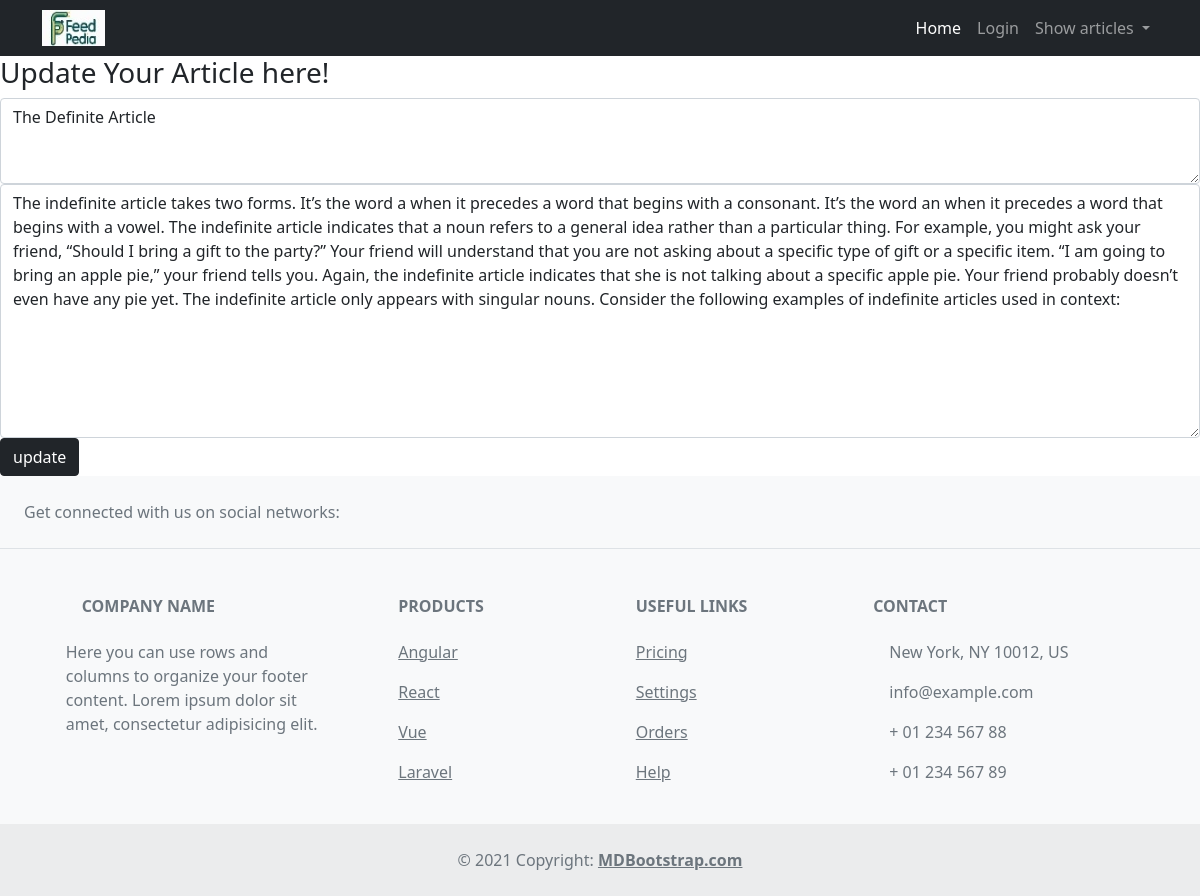
Screenshot of /update/7 with the database file from the repository.
### mainArticleApp/models.py (models this page shows)
class postArticle(models.Model):
    article_id = models.AutoField
    article_heading = models.CharField(max_length=20)
    article_content = models.TextField()
    date = models.DateTimeField(auto_now_add=True, blank=True)
    author = models.ForeignKey(User, on_delete=models.CASCADE, to_field="username")

### mainArticleApp/views.py (the view, shortened to what this page needs)
def updateArticle(request,id):
    getid = models.postArticle.objects.get(pk=id)
    return render(request,'update.html',{'paticular_data':getid})

### templates/update.html (shortened to what this page needs)
<!DOCTYPE html>
{% extends 'base.html' %}
{% block content %}
<html lang="en">
<head>
</head>
<body>
<form class="form-inline" action="{% url 'updateArticle' paticular_data.id %}" method="POST" >
<div class="form-group">
    <label for="content"><h3>Update Your Article here!</h3></label>
    <div>
        <textarea class="form-control" rows="3" id="heading" name="heading" required >{{paticular_data.article_heading}}</textarea>
    </div>
  <textarea class="form-control" rows="10" id="content" name="content" required >{{paticular_data.article_content}}</textarea>
    <button type="submit" class="btn btn-dark">update</button>
</div>
</form>
</body>
</html>
{% endblock %}

### rows the page displays
postArticle: heading "The Definite Article", content "The indefinite article takes two forms. It’s the word a when it precedes a word that begins with a consonant. It’s the word an when it precedes a word that begins with a vowel. The indefinite article indicates that a noun refers to a general idea rather than a particular thing. For example, you might ask your friend, “Should I bring a gift to the party?” Your friend will understand that you are not asking about a specific type of gift or a specific item. “I am going to bring an apple pie,” your friend tells you. Again, the indefinite article indicates that she is not talking about a specific apple pie. Your friend probably doesn’t even have any pie yet. The indefinite article only appears…"
